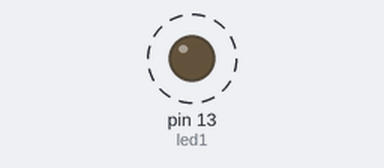
This sketch was run on a simulated Arduino Uno, built with avr-gcc and run on an emulated ATmega328P. Parts: output pins drawn as LEDs (lit = HIGH). Dashed ring = blinking.

Above: at 0.5 s.
Timing chart, 0 to 4.6 s (numbered marks = the images above):
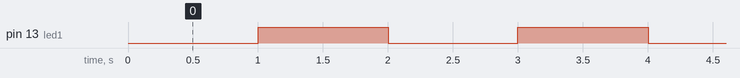

Measured:
- by itself, pin 13 (led1): alternates HIGH for 1.0 s and LOW for 1.0 s

The sketch:

blink_if_solucao_02.ino
```cpp
unsigned long int inicio = 0;
int led1 = 13;

void setup() {

  pinMode(led1, OUTPUT);

}

void loop() {

  unsigned long int tempo = millis(); //variavel tempo mede o tempo atual


  if (tempo - inicio >= 1000) { //mede quanto tempo se passou, se for 1000 ou maior executa
      digitalWrite(led1, !digitalRead(led1));
      /* !digitalRead(led1) esta escrevendo o contrario do digitalRead para o led1
     ou seja, quando o led estiver low, escreva high, quando estiver high, escreva low, a cada 1000ms (1s) */
      inicio = tempo; //comeca a contar de novo a partir do tempo que se passou ate o primeiro "if"
    }
  }
```
